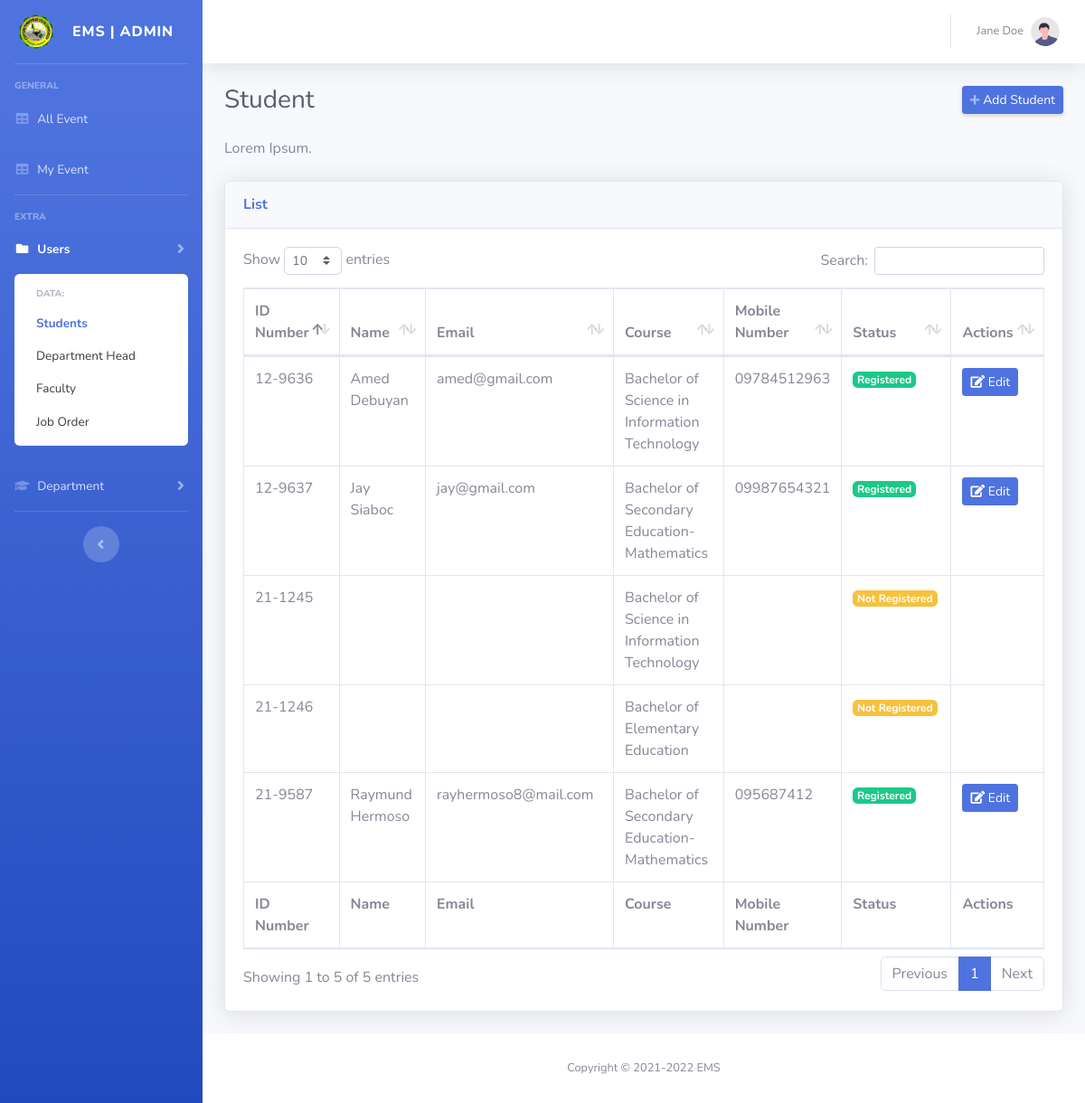
Page /admin/pages/student.php (signed in) on the earlier database version.
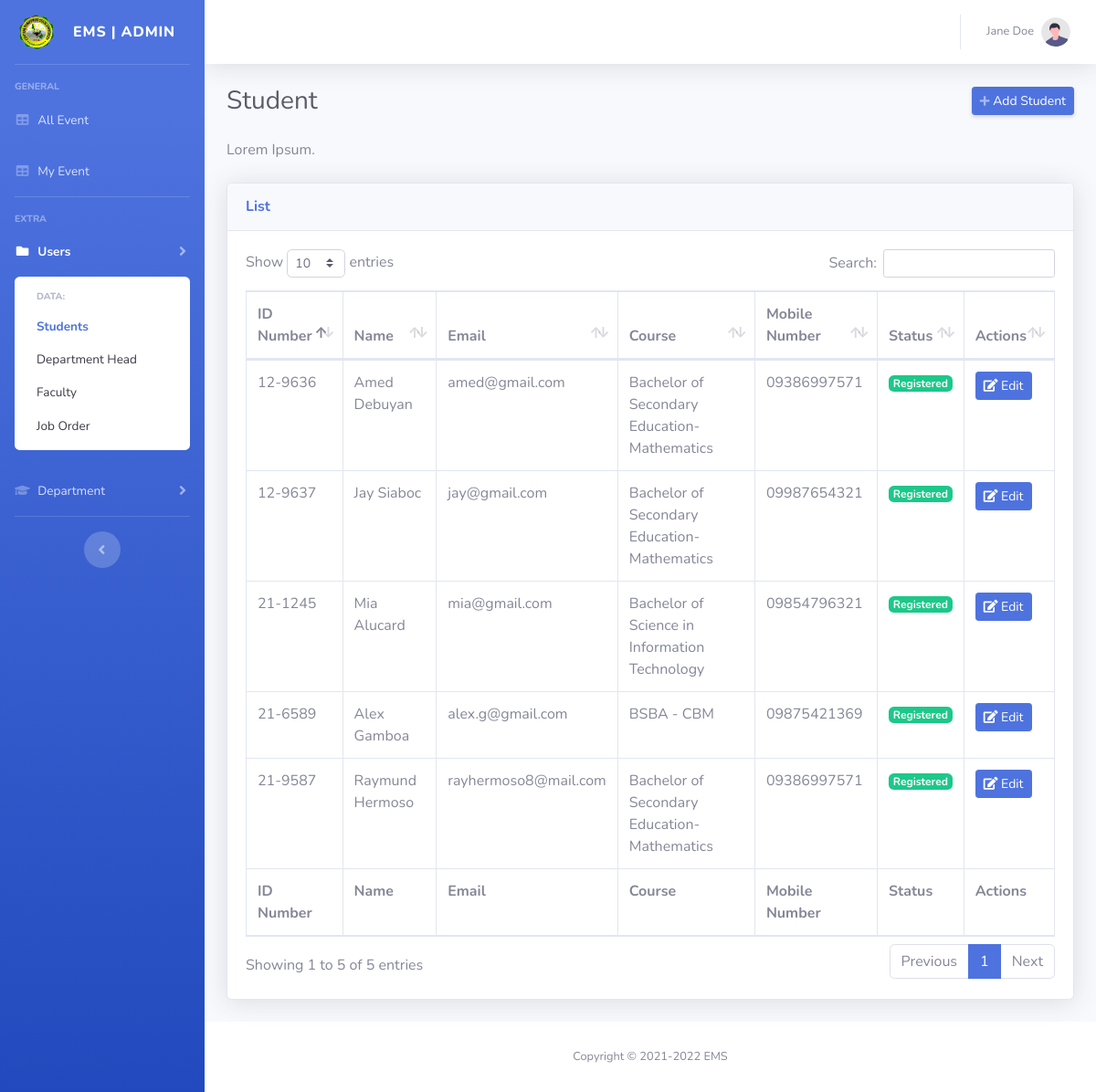
Same page on the later database version.
### tables this page shows
CREATE TABLE `tbl_users` (
  `user_id` int(11) NOT NULL,
  `id_number` varchar(50) NOT NULL,
  `firstname` varchar(200) NOT NULL,
  `middlename` varchar(200) NOT NULL,
  `lastname` varchar(200) NOT NULL,
  `email` varchar(200) NOT NULL,
  `mobile_number` varchar(50) NOT NULL,
  `username` varchar(200) NOT NULL,
  `password` varchar(200) NOT NULL,
  `role` int(11) DEFAULT NULL,
  `role_all` int(11) NOT NULL
);

CREATE TABLE `tbl_student` (
  `id` int(11) NOT NULL,
  `school_id_number` varchar(200) DEFAULT NULL,
  `course_id` int(11) DEFAULT NULL
);

CREATE TABLE `tbl_course` (
  `id` int(11) NOT NULL,
  `course` varchar(200) DEFAULT NULL,
  `dept_id` int(11) DEFAULT NULL
);

### class/DbConnection.php (called while the page is built, shortened)
<?php
class DbConnection{
    private $host = 'localhost';
    private $username = 'root';
    private $password = '';
    private $database = 'ems';
    protected $connection;
    public function __construct(){
        if (!isset($this->connection)) {
            $this->connection = new mysqli($this->host, $this->username, $this->password, $this->database);
        }
        return $this->connection;
    }
}

### class/FetchDepartment.php (called while the page is built, shortened)
<?php
include_once('DbConnection.php');
class FetchDepartment extends DbConnection{
    public function getDepartmentSidebar(){
        $dept_id = isset($_GET['department']) ? $_GET['department'] : '';
        $sql = "SELECT * FROM tbl_department WHERE NOT department_code = 'All'";
        $query = $this->connection->query($sql);
        if($query->num_rows > 0){
            while($row = $query->fetch_assoc()){
                echo '<a class="collapse-item'; if($dept_id == $row['id']){echo ' active';} echo '" href=department.php?department='.$row['id'].'>'.$row['department_code'].'</a> ';
            }
        }
        else{
            return false;
        }
    }
}

### class/FetchUser.php (the view, shortened to what this page needs)
<?php
include_once('DbConnection.php');
class FetchUser extends DbConnection{
    public function getUsersStudent(){
        $sql = "SELECT a.*, b.*, c.* FROM tbl_student AS a LEFT JOIN tbl_users AS b ON a.school_id_number = b.id_number LEFT JOIN tbl_course AS c ON a.course_id = c.id";
        $query = $this->connection->query($sql);
        if($query->num_rows > 0){
            while($row = $query->fetch_assoc()){
                echo '<tr>
                        <td>'.$row['school_id_number'].'</td>
                        <td>'.$row['firstname'].' '.$row['lastname'].'</td>
                        <td>'.$row['email'].'</td>
                        <td>'.$row['course'].'</td>
                        <td>'.$row['mobile_number'].'</td>
                        <td>';
                        if($row['id_number'] == ''){
                            echo '<span class="badge badge-warning">Not Registered</span>';
                        }
                        else{
                            echo '<span class="badge badge-success">Registered</span>';
                        }
                echo    '</td>
                        <td>';
                            if($row['id_number'] != '') { echo '<a href="update_user.php?sin='.$row['school_id_number'].'" class="btn btn-primary btn-sm"><i class="fas fa-edit"></i> Edit</a>'; }
                echo    '</td>
                    </tr>';
            }
        }
        else{
            return false;
        }
    }
    public function details($sql){
        $query = $this->connection->query($sql);
        $row = $query->fetch_array();
        return $row;
    }
}

### admin/include/header.php (shortened to what this page needs)
<?php
	if(isset($_SESSION['user_id'])){
		include_once('../../class/FetchUser.php');
		$user = new FetchUser();
		$sql = "SELECT * FROM tbl_users WHERE user_id = '".$_SESSION['user_id']."'";
		$row = $user->details($sql);
	}
?>
<!DOCTYPE html>
<html lang="en">
<head>
        <?php
			if (strpos($_SERVER['REQUEST_URI'], "pages") !== false){
		?>
                <link href="../../vendor/fontawesome-free/css/all.min.css" rel="stylesheet" type="text/css">
                <link href="../../css/sb-admin-2.min.css" rel="stylesheet">
				<link href="../../vendor/datatables/dataTables.bootstrap4.min.css" rel="stylesheet">
                <link href="../../css/ems.css" rel="stylesheet">
				<link rel="stylesheet" href="../../css/select2.min.css">
				<link rel="stylesheet" href="../../css/select2-bootstrap4.min.css">
		<?php
			}
		?>
</head>
<body class="bg-gradient-primary" id="page-top">

### admin/pages/student.php (shortened to what this page needs)
<?php
    include_once('../../class/FetchUser.php');
    include_once('../include/header.php');
?>
<div id="wrapper">
    <?php include '../include/sidebar.php'; ?>
    <div id="content-wrapper" class="d-flex flex-column">
        <div id="content">
            <?php include '../include/nav.php'; ?>
            <div class="container-fluid">
                <div class="d-sm-flex align-items-center justify-content-between mb-4">
                    <h1 class="h3 mb-0 text-gray-800">Student</h1>
                    <a href="#" class="d-none d-sm-inline-block btn btn-sm btn-primary shadow-sm" data-toggle="modal" data-target="#AddStudentModal">
                        <i class="fas fa-plus fa-sm text-white-50"></i> Add Student</a>
                </div>
                <p class="mb-4">Lorem Ipsum.</p>
                <div class="card shadow mb-4">
                    <div class="card-header py-3">
                        <h6 class="m-0 font-weight-bold text-primary">List</h6>
                    </div>
                    <div class="card-body">
                        <div class="table-responsive">
                            <table class="table table-bordered dataTable" width="100%" cellspacing="0">
                                <thead>
                                    <tr>
                                        <th>ID Number</th>
                                        <th>Name</th>
                                        <th>Email</th>
                                        <th>Course</th>
                                        <th>Mobile Number</th>
                                        <th>Status</th>
                                        <th>Actions</th>
                                    </tr>
                                </thead>
                                <tfoot>
                                    <tr>
                                        <th>ID Number</th>
                                        <th>Name</th>
                                        <th>Email</th>
                                        <th>Course</th>
                                        <th>Mobile Number</th>
                                        <th>Status</th>
                                        <th>Actions</th>
                                    </tr>
                                </tfoot>
                                <tbody>
                                <?php
                                    $users = new FetchUser();
                                    $users->getUsersStudent();
                                ?>
                                </tbody>
                            </table>
                        </div>
                    </div>
                </div>
            </div>
        </div>
        <?php include '../include/footer_admin.php'; ?>
    </div>
</div>
<?php
    include '../include/footer.php';
?>

### admin/include/sidebar.php (shortened to what this page needs)
<?php
    include_once '../../class/FetchDepartment.php';
    $page = substr($_SERVER["SCRIPT_NAME"],strrpos($_SERVER["SCRIPT_NAME"],"/")+1);
?>
<ul class="navbar-nav bg-gradient-primary sidebar sidebar-dark accordion" id="accordionSidebar">
    <a class="sidebar-brand d-flex align-items-center justify-content-center" href="event.php">
        <div class="sidebar-brand-icon" style="width: 25%">
            <img src="../../img/assets/logo.png" alt="logo" style="width: 80%">
        </div>
        <div class="sidebar-brand-text mx-3">EMS | Admin </div>
    </a>
    <hr class="sidebar-divider">
    <div class="sidebar-heading">
        General
    </div>
    <?php
    if($page == 'event.php'){
    ?>
    <li class="nav-item active">
    <?php
    }
    else{
    ?>
    <li class="nav-item">
    <?php
    }
    ?>
        <a class="nav-link" href="event.php">
            <i class="fas fa-fw fa-table"></i>
            <span>All Event</span></a>
    </li>
    <?php
    if($page == 'my-event.php'){
    ?>
    <li class="nav-item active">
    <?php
    }
    else{
    ?>
    <li class="nav-item">
    <?php
    }
    ?>
        <a class="nav-link" href="my-event.php">
            <i class="fas fa-fw fa-table"></i>
            <span>My Event</span></a>
    </li>
    <hr class="sidebar-divider">
    <div class="sidebar-heading">
        Extra
    </div>
    <?php
    if($page == 'student.php' || $page == 'department_head.php' || $page == 'faculty.php' || $page == 'update_user.php'){
    ?>
    <li class="nav-item active">
    <?php
    }
    else{
    ?>
    <li class="nav-item">
    <?php
    }
    ?>
        <a class="nav-link collapsed" href="#" data-toggle="collapse" data-target="#collapsePages"
            aria-expanded="true" aria-controls="collapsePages">
            <i class="fas fa-fw fa-folder"></i>
            <span>Users</span>
        </a>
    <?php
    if($page == 'student.php' || $page == 'department_head.php' || $page == 'faculty.php' || $page == 'jo.php' ){
    ?>
        <div id="collapsePages" class="collapse show" aria-labelledby="headingTwo" data-parent="#accordionSidebar">
    <?php
    }
    else{
    ?>
        <div id="collapsePages" class="collapse" aria-labelledby="headingTwo" data-parent="#accordionSidebar">
    <?php
    }
    ?>
            <div class="bg-white py-2 collapse-inner rounded">
                <h6 class="collapse-header">Data:</h6>
                <a class="collapse-item <?php if($page == 'student.php'){ echo 'active'; }else{ echo ''; } ?>" href="student.php">Students</a>
                <a class="collapse-item <?php if($page == 'department_head.php'){ echo 'active'; }else{ echo ''; } ?>" href="department_head.php">Department Head</a>
                <a class="collapse-item <?php if($page == 'faculty.php'){ echo 'active'; }else{ echo ''; } ?> " href="faculty.php">Faculty</a>
                <a class="collapse-item <?php if($page == 'jo.php'){ echo 'active'; }else{ echo ''; } ?> " href="jo.php">Job Order</a>
            </div>
        </div>
    </li>
    <?php
    if($page == 'department.php') {
    ?>
    <li class="nav-item active">
    <?php
    }
    else{
    ?>
    <li class="nav-item">
    <?php
    }
    ?>
        <a class="nav-link collapsed" href="#" data-toggle="collapse" data-target="#collapsePagesCourse" aria-expanded="true" aria-controls="collapsePages">
            <i class="fas fa-graduation-cap"></i>
            <span>Department</span>
        </a>
                <?php
                    $department = new FetchDepartment();
                    $department->getDepartmentSidebar();
                ?>
    </li>
    <hr class="sidebar-divider d-none d-md-block">
    <div class="text-center d-none d-md-inline">
        <button class="rounded-circle border-0" id="sidebarToggle"></button>
    </div>
</ul>

### admin/include/nav.php (shortened to what this page needs)
<nav class="navbar navbar-expand navbar-light bg-white topbar mb-4 static-top shadow">
    <ul class="navbar-nav ml-auto">
        <li class="nav-item dropdown no-arrow">
            <a class="nav-link dropdown-toggle" href="#" id="userDropdown" role="button"
                data-toggle="dropdown" aria-haspopup="true" aria-expanded="false">
                <span class="mr-2 d-none d-lg-inline text-gray-600 small"><?php echo $row['firstname'].' '.$row['lastname']; ?></span>
                <img class="img-profile rounded-circle"
                    src="../../img/undraw_profile.svg">
            </a>
        </li>
    </ul>
</nav>

### admin/include/footer_admin.php
<footer class="sticky-footer bg-white">
    <div class="container my-auto">
        <div class="copyright text-center my-auto">
            <span>Copyright &copy; 2021-<?php echo date("Y");?> EMS</span>
        </div>
    </div>
</footer>

### admin/include/footer.php (shortened to what this page needs)
    </body>
</html>

### css/ems.css (style rules this page uses)
.topbar.navbar-light .navbar-nav .nav-item .nav-link { color: #858796; }

Differences in the rows shown:
removed tbl_student: school_id_number "21-1246", course.course "Bachelor of Elementary Education", shows "Not Registered"
changed through a linked row, tbl_student "Raymund": tbl_users.mobile_number "095687412" → "09386997571"
changed tbl_student "Amed": course.course "Bachelor of Science in Information Technology" → "Bachelor of Secondary Education- Mathematics"; tbl_users.mobile_number "09784512963" → "09386997571"
shown differently, row unchanged: tbl_student "Bachelor of Science in Information Technology": tbl_users.firstname (not shown) → "Mia"; tbl_users.lastname (not shown) → "Alucard"; tbl_users.email (not shown) → "mia@gmail.com"; tbl_users.mobile_number (not shown) → "09854796321"; text "Not Registered" → "Registered Edit"
added tbl_student: school_id_number "21-6589", tbl_users.firstname "Alex", tbl_users.lastname "Gamboa", tbl_users.email "alex.g@gmail.com", course.course "BSBA - CBM", tbl_users.mobile_number "09875421369", shows "Registered"
